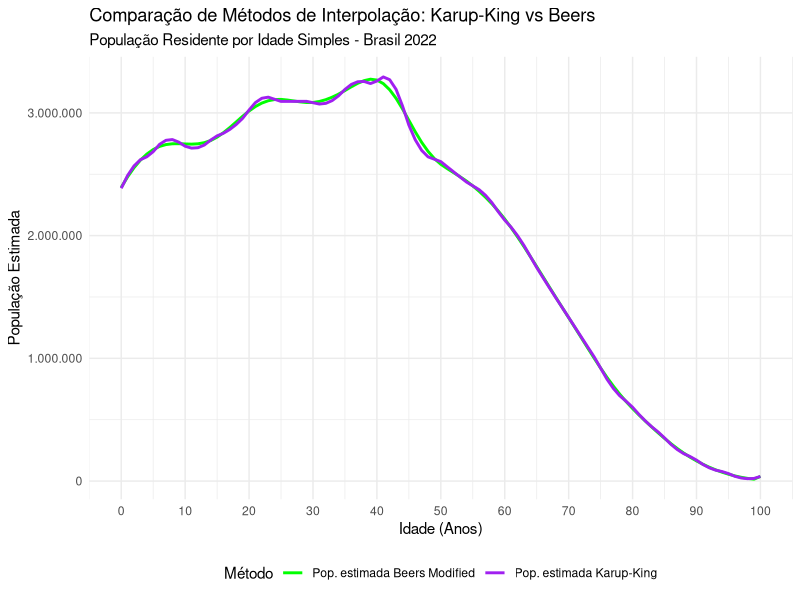
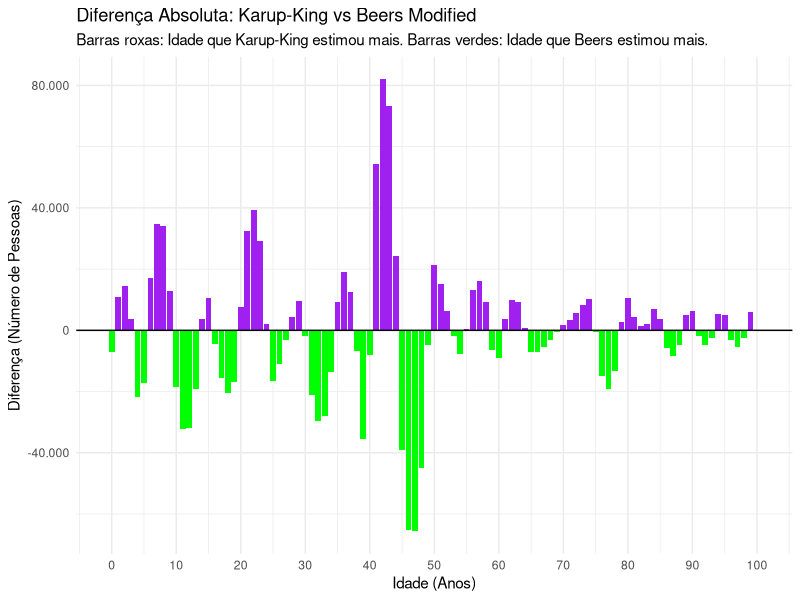

Here is the R script that generated these plots, in order:
# 1. Carregar os pacotes
library(ggplot2)
library(dplyr)
library(readxl)
library(tidyr)
library(scales)

# 2. Definir o diretório de trabalho
setwd("C:/Users/gcarv/Documents/Atv1_Topicos_em_Demografia")

# 3. Importar a tabela
dados <- read_excel("tabela_interpolada.xlsx")

# 4. Tratamento dos dados (apenas transformar para o formato longo)
dados_limpos <- dados %>%
  pivot_longer(
    cols = c("Pop. estimada Karup-King", "Pop. estimada Beers Modified"),
    names_to = "Metodo",
    values_to = "Populacao"
  )

# 5. Criar o Gráfico
ggplot(dados_limpos, aes(x = Idade, y = Populacao, color = Metodo, group = Metodo)) +
  geom_line(size =1) + # Mantemos apenas as linhas
  
  # Formatar o eixo Y para números com separador de milhar
  scale_y_continuous(labels = label_number(big.mark = ".", decimal.mark = ",")) +
  
  # EIXO X: Criar quebras de 10 em 10 anos
  scale_x_continuous(breaks = seq(0, max(dados_limpos$Idade, na.rm = TRUE), by = 10)) +
  
  # PERSONALIZAÇÃO DAS CORES:
  scale_color_manual(
    values = c(
      "Pop. estimada Beers Modified" = "green", 
      "Pop. estimada Karup-King" = "purple"
    )
  ) +
  
  labs(
    title = "Comparação de Métodos de Interpolação: Karup-King vs Beers",
    subtitle = "População Residente por Idade Simples - Brasil 2022",
    x = "Idade (Anos)",
    y = "População Estimada",
    color = "Método"
  ) +
  theme_minimal() +
  theme(legend.position = "bottom")

# 6. Calcular a diferença entre os métodos (Karup-King menos Beers)
dados_diferenca <- dados %>%
  mutate(Diferenca = `Pop. estimada Karup-King` - `Pop. estimada Beers Modified`)

# 7. Criar o Gráfico de Diferenças
ggplot(dados_diferenca, aes(x = Idade, y = Diferenca)) +
  
  # geom_col cria um gráfico de barras. 
  # O preenchimento (fill) muda de cor se a diferença for maior que zero
  geom_col(aes(fill = Diferenca > 0), show.legend = FALSE) + 
  
  # Adiciona uma linha horizontal marcando o zero (onde os métodos são idênticos)
  geom_hline(yintercept = 0, color = "black", size = 0.5) +
  
  # Formatação do eixo Y para separar milhares
  scale_y_continuous(labels = label_number(big.mark = ".", decimal.mark = ",")) +
  
  # Eixo X mantendo o pulo de 10 em 10 anos
  scale_x_continuous(breaks = seq(0, max(dados_diferenca$Idade, na.rm = TRUE), by = 10)) +
  
  # Aplicando as suas cores:
  # TRUE (Karup-King > Beers) = purple
  # FALSE (Beers > Karup-King) = green
  scale_fill_manual(values = c("TRUE" = "purple", "FALSE" = "green")) +
  
  labs(
    title = "Diferença Absoluta: Karup-King vs Beers Modified",
    subtitle = "Barras roxas: Idade que Karup-King estimou mais. Barras verdes: Idade que Beers estimou mais.",
    x = "Idade (Anos)",
    y = "Diferença (Número de Pessoas)"
  ) +
  theme_minimal()
